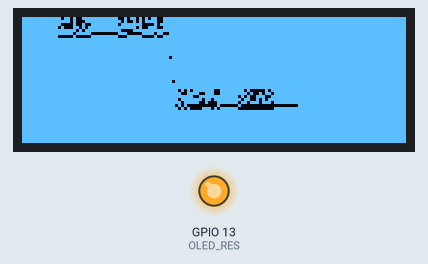
The sketch below on a simulated ESP32. Shown: 128×42 one-colour display, output pins drawn as LEDs (lit = HIGH). Wiring (inferred from the names in the program): SSD1306 OLED at I2C address 0x3C. What the sketch prints to the serial monitor is not drawn.

Above: at 0.7 s.

The sketch:

Mira_2025-12-15_01.ino
```cpp
#include <Wire.h>
#include <string.h>

// ================== HARDWARE CONFIG ==================
constexpr int I2C_SDA   = 21;    // ESP32 GPIO for SDA
constexpr int I2C_SCL   = 22;    // ESP32 GPIO for SCL
constexpr int OLED_RES  = 13;    // ESP32 GPIO for OLED /RES (active-low). Set -1 if not connected.
constexpr uint8_t OLED_ADDR = 0x3C;

// If your text appears "backwards across the line" (same letters, but word order reversed across columns),
// set this to 1. If normal, set to 0.
constexpr int MIRROR_COLUMNS = 0;
// =====================================================

// US2066 I2C control bytes
constexpr uint8_t CTRL_CMD  = 0x00;
constexpr uint8_t CTRL_DATA = 0x40;

// Standard 20x4 DDRAM row offsets (US2066)
static const uint8_t ROW_ADDR[4] = { 0x00, 0x20, 0x40, 0x60 };

// -------- Low-level I2C helpers --------
void oledWrite(uint8_t control, const uint8_t* data, size_t len) {
  Wire.beginTransmission(OLED_ADDR);
  Wire.write(control);
  Wire.write(data, len);
  Wire.endTransmission();
}

void oledCmd(uint8_t c) {
  oledWrite(CTRL_CMD, &c, 1);
  delayMicroseconds(50);
}

void oledData(uint8_t d) {
  oledWrite(CTRL_DATA, &d, 1);
}

// -------- Cursor positioning --------
static inline uint8_t mapCol(uint8_t logicalCol) {
  if (logicalCol > 19) logicalCol = 19;
  return MIRROR_COLUMNS ? (uint8_t)(19 - logicalCol) : logicalCol;
}

void oledSetCursor(uint8_t col, uint8_t row) {
  if (row > 3) row = 3;
  col = mapCol(col);
  oledCmd(0x80 | (ROW_ADDR[row] + col));
}

// -------- Robust reset/init --------
void oledHardwareReset() {
  if (OLED_RES < 0) return;
  pinMode(OLED_RES, OUTPUT);
  digitalWrite(OLED_RES, LOW);
  delay(50);               // hold reset low long enough
  digitalWrite(OLED_RES, HIGH);
  delay(100);              // allow controller to come out of reset
}

void oledClearAndHome() {
  oledCmd(0x01);           // clear
  delay(3);
  oledCmd(0x02);           // return home
  delay(3);
}

void oledInitOnce() {
  // US2066 init (I2C, 3.3V mode)
  oledCmd(0x2A);           // extended instruction set
  oledCmd(0x71);           // function selection A
  oledData(0x00);          // IMPORTANT: send as DATA byte (3.3V mode)
  oledCmd(0x28);           // fundamental instruction set
  oledCmd(0x08);           // display off

  oledClearAndHome();

  oledCmd(0x06);           // entry mode: increment, NO shift
  oledCmd(0x0C);           // display on, cursor off, blink off
}

void oledInitDeterministic() {
  // Give rails time to settle before touching I2C/OLED
  delay(200);

  oledHardwareReset();

  Wire.begin(I2C_SDA, I2C_SCL);
  Wire.setClock(100000);
  delay(50);

  // Init twice for robustness against weird power-up states
  oledInitOnce();
  delay(20);
  oledInitOnce();
}

// -------- "No-overlap" line writer (pads to 20 chars) --------
void oledWriteLine(uint8_t row, const char* text) {
  char buf[21];
  memset(buf, ' ', 20);     // pad whole line with spaces
  buf[20] = '\0';

  size_t n = strlen(text);
  if (n > 20) n = 20;
  memcpy(buf, text, n);

  // Overwrite ALL 20 character positions
  for (uint8_t col = 0; col < 20; col++) {
    oledSetCursor(col, row);
    oledData((uint8_t)buf[col]);
  }
}

void setup() {
  Serial.begin(115200);
  delay(200);
  Serial.println("OLED bring-up (deterministic init + padded lines)");

  oledInitDeterministic();

  // Example: these will NOT "overlap" because we overwrite all 20 chars each row
  oledWriteLine(0, "HELLO WORLD");
  oledWriteLine(1, "ESP32 + OLED OK");
  oledWriteLine(2, "I2C addr: 0x3C");
  oledWriteLine(3, "Thermocycler");
}

void loop() {
  // Demo: update one line repeatedly without overlap
  // (Uncomment to test stability.)
  /*
  static int counter = 0;
  char msg[21];
  snprintf(msg, sizeof(msg), "Count: %d", counter++);
  oledWriteLine(3, msg);
  delay(500);
  */
}
```
